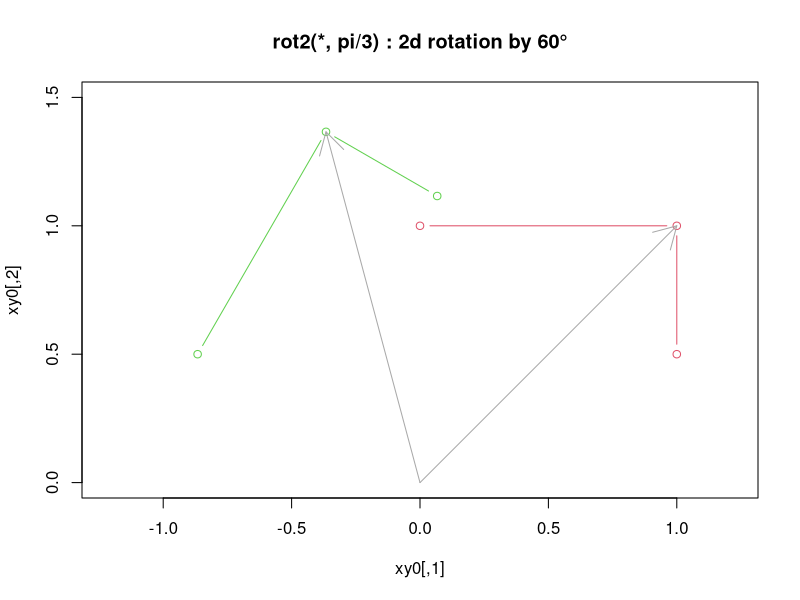
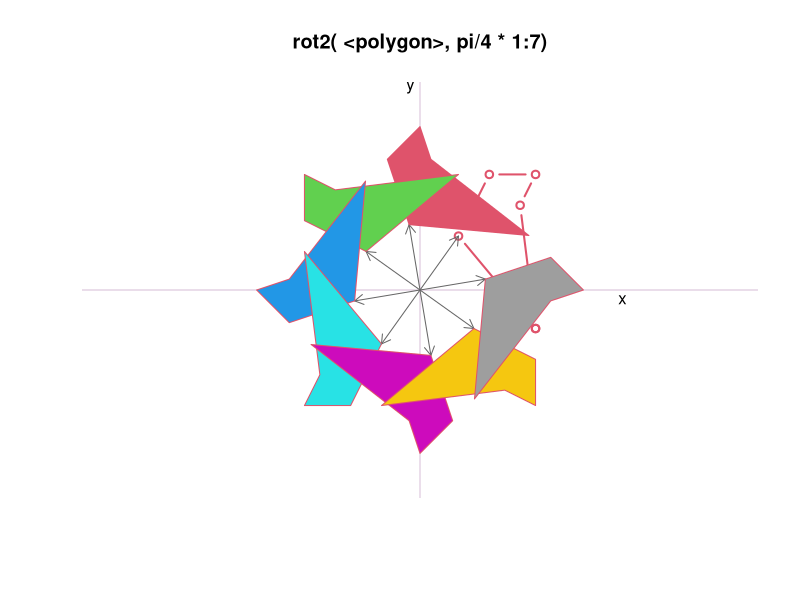

Generate these figures, in order, with R:
library(sfsmisc)


### Encoding: UTF-8

### Name: rot2
### Title: Rotate Planar Points by Angle
### Aliases: rot2
### Keywords: manip math

### ** Examples

## Rotate three points by 60 degrees :
(xy0 <- rbind(c(1,0.5), c(1,1), c(0,1)))
(Txy <- rot2(xy0, phi = 60 * pi/180))
plot(xy0, col = 2, type = "b", asp = 1,
     xlim=c(-1,1), ylim=c(0,1.5), main = "rot2(*, pi/3) : 2d rotation by 60°")
points(Txy, col = 3, type = "b")
O <- rep(0,2); P2 <- rbind(xy0[2,], Txy[2,])
arrows(O,O,P2[,1],P2[,2], col = "dark gray")

xy0 <- .8*rbind(c(1,0), c(.5,.6), c(.7,1), c(1,1), c(.9,.8), c(1,0)) - 0.2
plot(xy0, col= 2, type="b", main= "rot2( <polygon>, pi/4 * 1:7)", asp=1,
     xlim=c(-1,1),ylim=c(-1,1), lwd= 2, axes = FALSE, xlab="", ylab="")
abline(h=0, v=0, col="thistle"); text(1.05, -.05, "x"); text(-.05,1.05, "y")
for(phi in pi/4 * 0:7)
   do.call("arrows",c(list(0,0),rot2(xy0[2,], phi), length=0.1, col="gray40"))
for(phi in pi/4 * 1:7)
   polygon(rot2(xy0, phi = phi), col = 1+phi/(pi/4), border=2, type = "b")
